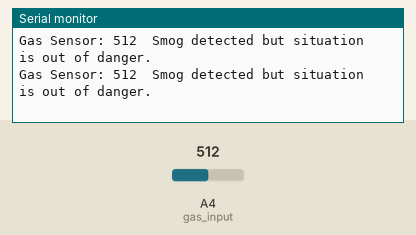
Simulated run of this sketch. Board: Arduino Uno, built with avr-gcc and run on an emulated ATmega328P. Shown: the last lines printed to the serial monitor. The test bench sets the inputs (shaded band); at power-on: A4 (gas_input) = 512.

Above: at 1.8 s.
1.9 s: A4 (gas_input) set to 216
At 2.8 s:
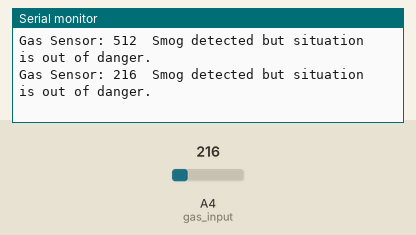
3.4 s: A4 (gas_input) set to 191
At 4.6 s:
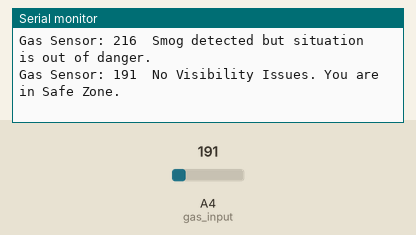

The sketch:

gas-sensor-code.ino
```cpp
int gas_input = 4;

void setup()
{
  Serial.begin(115200);
  pinMode(gas_input, INPUT);   //defining gas_input as input
}

void loop()
{
  int gasAnalogReading = analogRead(gas_input);    //integer to read the sensor values
  Serial.print("Gas Sensor: ");
  Serial.print(gasAnalogReading);                  //prints the values on Serial Monitor
  Serial.print("\t");

  if (gasAnalogReading > 200)                      //according to my calibration, this is the value
  {
    Serial.println("Smog detected but situation is out of danger.");
  }
  else if (gasAnalogReading > 350)
  {
    Serial.println("MILD SMOG PRESENT. Be Vigilant!");
  }
  else if (gasAnalogReading > 800)
  {
    Serial.println("HIGH DANGER!! SLOW DOWN AND PARK ASIDE.");
  }
  else
  {
    Serial.println("No Visibility Issues. You are in Safe Zone.");
  }
  delay(1000);
}
```

Measured:
- the behaviour switches between 201 and 200 on A4 (gas_input) (found by bisection; images 1 and 2)
- after the input at 1.9 s, the serial monitor: prints a new line after 0.10 s (image 1)
- after the input at 3.4 s, the serial monitor: prints a new line after 0.60 s (image 2)
